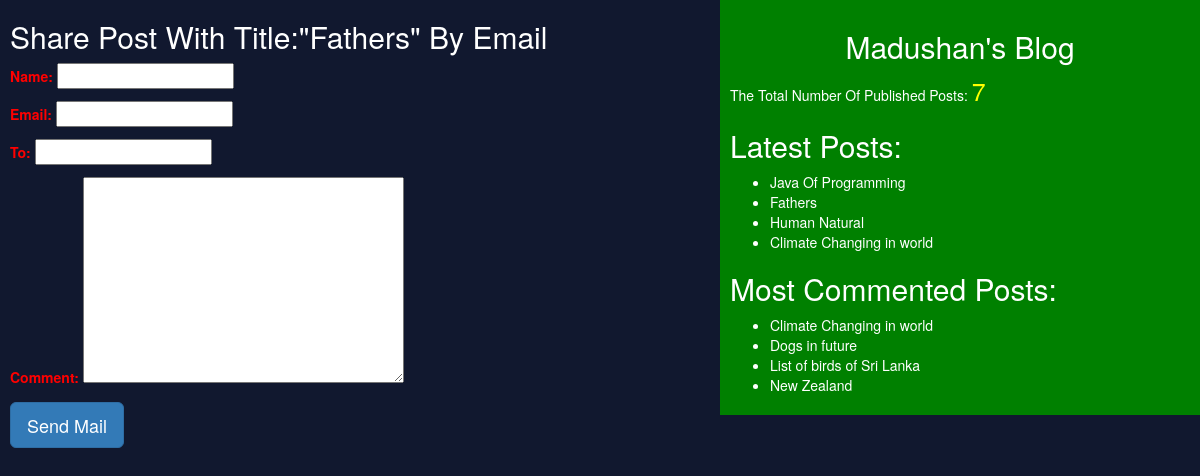
Page /share/11 on the committed database.
### blog/models.py (models this page shows, shortened)
class Post(models.Model):
    STATUS_CHOICES = (('draft', 'Draft'), ('published', 'Published'))
    title = models.CharField(max_length=256)
    slug = models.SlugField(max_length=264, unique_for_date='publish')
    author = models.ForeignKey(User, related_name='blog_posts', on_delete=models.CASCADE)
    body = models.TextField()
    publish = models.DateTimeField(default=timezone.now)
    created = models.DateTimeField(auto_now_add=True)
    updated = models.DateTimeField(auto_now=True)
    status = models.CharField(max_length=10, choices=STATUS_CHOICES, default='draft')
    objects = CustomManager()
    tags = TaggableManager()
    class Meta:
        ordering = ('-publish',)
    def get_absolute_url(self):
        return reverse('post_detail', kwargs={'pk': self.id, 'year': self.publish.year, 'month': self.publish.strftime('%m'), 'day': self.publish.strftime('%d'), 'slug': self.slug })

### blog/views.py (the view)
# urls.py: path('share/<int:id>', views.mail_sent_view),
def mail_sent_view(request, id):
    post = get_object_or_404(Post, id=id, status='published')
    sent=False
    if request.method == 'POST':
        form = EmailSendForm(request.POST)
        if form.is_valid():
            cd = form.cleaned_data
            subject = '{}({}) recommends you to read "{}"'.format(cd['name'], cd['email'], post.title)
            post_url = request.build_absolute_uri(post.get_absolute_url())
            message = 'Read Post At:\n{}\n\n{}\'s Comment:\n{}'.format(post_url, cd['name'], cd['comment'])
            send_mail(subject, message, 'madushan@blog.com', [cd['to']])
            sent=True
    else:
        form = EmailSendForm()
    return render(request, 'blog/sharebymail.html', {'form': form, 'post': post, 'sent': sent})

### blog/forms.py
class EmailSendForm(forms.Form):
    name = forms.CharField()
    email = forms.EmailField()
    to = forms.EmailField()
    comment = forms.CharField(required=False, widget=forms.Textarea)

### blog/models.py (called while the page is built)
    def get_queryset(self):
        return super().get_queryset().filter(status='published')

### blog/templatetags/blog_tags.py (called while the page is built)
@register.simple_tag
def total_posts():
    return Post.objects.count()

@register.inclusion_tag('blog/latest_posts.html')
def show_latest_posts(count=4):
    latest_posts = Post.objects.order_by('-publish')[:count]
    return {'latest_posts': latest_posts}

@register.simple_tag
def get_most_commented_posts(count=4):
    return Post.objects.annotate(total_comments=Count('comments')).order_by('-total_comments')[:count]

### templates/blog/sharebymail.html (shortened to what this page needs)
<!DOCTYPE html>
{% extends "blog/base.html" %}
    {% block content %}
        {% if sent %}
            <h1>Email Successfully sent!!!</h1>
            <h2>Post With The Title: {{post.title}} Information Shared By Email</h2>
        {% else %}
            <h2>Share Post With Title:"{{post.title}}" By Email</h2>
            <form method="POST">
                {{form.as_p}}
                <input type="submit" class="btn btn-primary btn-lg" value="Send Mail">
            </form>
        {% endif %}
    {% endblock %}

### templates/blog/base.html (shortened to what this page needs)
<!DOCTYPE html>
{% load staticfiles %}
{% load blog_tags %}
<html lang="en">
<head>
    <link rel="stylesheet" href="https://maxcdn.bootstrapcdn.com/bootstrap/3.3.7/css/bootstrap.min.css">
    <link rel="stylesheet" href="{% static "css/demo.css" %}">
</head>
<body>
    <div class="content">
        {% block content %}{% endblock %}
    </div>
    <div class="sidebar">
        <h2 align="center">Madushan's Blog</h2>
        <p>The Total Number Of Published Posts: <span id="post_count">{% total_posts %}</span></p>
        <h2>Latest Posts:</h2>
        {% show_latest_posts %}
        <h2>Most Commented Posts:</h2>
        {% get_most_commented_posts as most_commented_posts %}
        <ul>
            {% for post in most_commented_posts %}
                <li><a href="{{post.get_absolute_url}}">{{post.title}}</a></li>
            {% endfor %}
        </ul>
    </div>
</body>
</html>

### templates/blog/latest_posts.html
<ul>
    {% for post in latest_posts %}
        <li><a href="{{post.get_absolute_url}}">{{post.title}}</a></li>
    {% endfor %}
</ul>

### static/css/demo.css (style rules this page uses)
.content { width: 60%; float: left; padding-left: 10px; }
.sidebar { width: 40%; float: right; padding: 10px; background: green; }
body { color: white; background: #11182F; }
form { color: #FF0000; }
#post_count { color: yellow; font-size: 25px; }
li a { color: white; }

### rows in the picture
Post: title "Fathers"
Post: title "Java Of Programming"
Post: title "Human Natural"
Post: title "Climate Changing in world"
Post: title "Dogs in future"
Post: title "List of birds of Sri Lanka"
Post: title "New Zealand"
